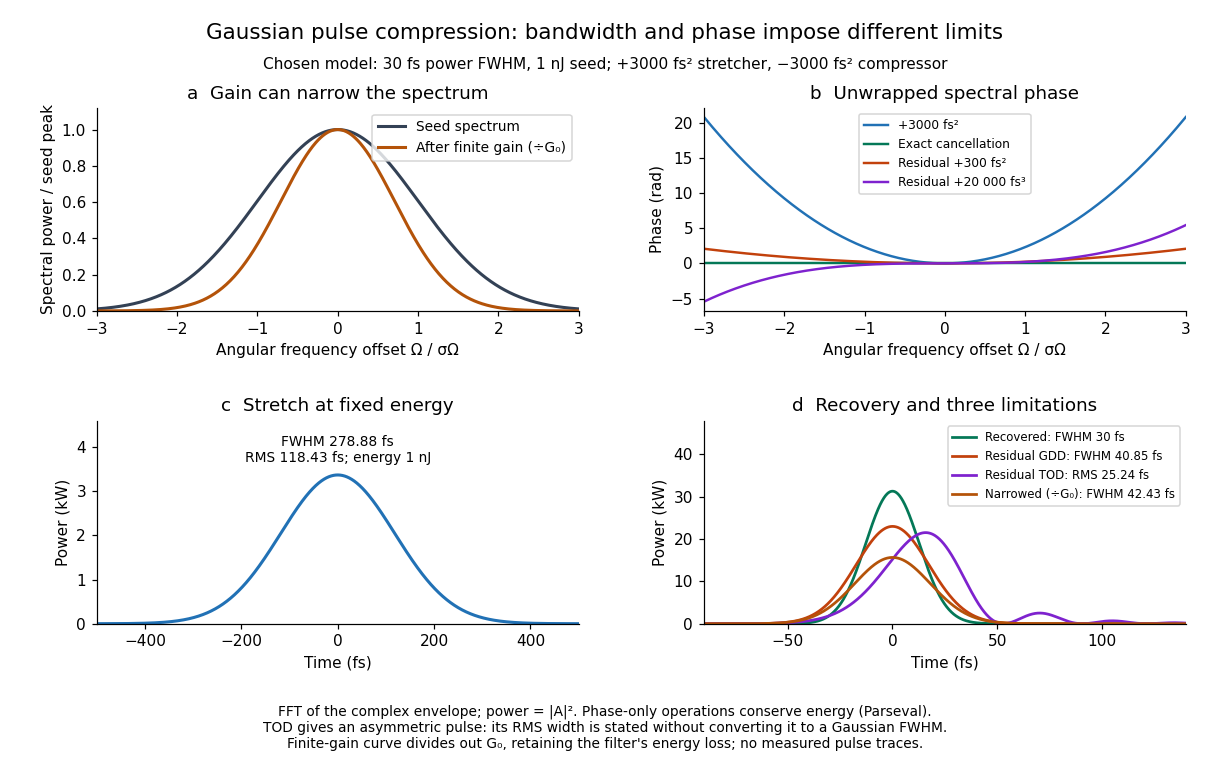

This chart was generated by the following Python code:
"""Original Gaussian-envelope FFT experiment and independent moment checks.

Python 3.14, NumPy 2.3.5, Matplotlib 3.10.7; run from _media.
A has units sqrt(W); |A|² is power. Fourier convention B(Ω)=∫A(t)exp(+iΩt)dt,
A(t)=(2π)^−1∫B(Ω)exp(−iΩt)dΩ. All plotted time widths concern power.
fs units are used numerically, with A scaled so ∫|A|²dt_fs=1 nJ.
No traces or parameters are taken from an experiment.
"""

from pathlib import Path
import json

import matplotlib.pyplot as plt
import numpy as np


def calculate(n=2**17, dt_fs=0.125):
    tau_fs, beta_fs2, residual_fs2, cubic_fs3 = 30.0, 3000.0, 300.0, 20000.0
    sigma_t = tau_fs / (2 * np.sqrt(2 * np.log(2)))
    sigma_omega = 1 / (2 * sigma_t)
    t = (np.arange(n) - n // 2) * dt_fs
    omega = np.fft.fftshift(np.fft.fftfreq(n, dt_fs)) * 2 * np.pi
    domega = 2 * np.pi / (n * dt_fs)
    a0 = np.exp(-t**2 / (4 * sigma_t**2)) / np.sqrt(np.sqrt(2 * np.pi) * sigma_t)
    b0 = np.fft.fftshift(np.fft.ifft(np.fft.ifftshift(a0))) * n * dt_fs

    def inverse(b):
        return np.fft.fftshift(np.fft.fft(np.fft.ifftshift(b))) / (n * dt_fs)

    spectra = {
        "seed": b0,
        "stretched": b0 * np.exp(0.5j * beta_fs2 * omega**2),
        "recovered": b0 * np.exp(0.5j * beta_fs2 * omega**2) * np.exp(-0.5j * beta_fs2 * omega**2),
        "residual_gdd": b0 * np.exp(0.5j * residual_fs2 * omega**2),
        "residual_tod": b0 * np.exp(1j * cubic_fs3 * omega**3 / 6),
        # G(Ω)=G0 exp[-Ω²/(2σg²)], σg=σΩ; divide field by sqrt(G0).
        "narrowed": b0 * np.exp(-omega**2 / (4 * sigma_omega**2)),
    }
    fields = {name: inverse(b) for name, b in spectra.items()}
    result = {}
    for name, a in fields.items():
        p = np.abs(a)**2
        energy = np.sum(p) * dt_fs
        energy_spectral = np.sum(np.abs(spectra[name])**2) * domega / (2 * np.pi)
        mean = np.sum(t * p) * dt_fs / energy
        rms = np.sqrt(np.sum((t - mean)**2 * p) * dt_fs / energy)
        assert abs(energy - energy_spectral) < 2e-13
        result[name] = {"energy_nj_divided_by_G0_if_narrowed": float(energy), "centroid_fs": float(mean), "rms_fs": float(rms), "parseval_error": float(abs(energy - energy_spectral))}
    # These analytic checks use Gaussian frequency moments, not a second FFT.
    expected = {
        "seed": (0, sigma_t), "recovered": (0, sigma_t),
        "stretched": (0, np.sqrt(sigma_t**2 + beta_fs2**2 * sigma_omega**2)),
        "residual_gdd": (0, np.sqrt(sigma_t**2 + residual_fs2**2 * sigma_omega**2)),
        "residual_tod": (cubic_fs3 * sigma_omega**2 / 2, np.sqrt(sigma_t**2 + cubic_fs3**2 * sigma_omega**4 / 2)),
        "narrowed": (0, np.sqrt(2) * sigma_t),
    }
    for name, (mean, rms) in expected.items():
        assert np.isclose(result[name]["centroid_fs"], mean, atol=1e-9)
        assert np.isclose(result[name]["rms_fs"], rms, rtol=1e-10)
    assert np.max(np.abs(fields["recovered"] - a0)) < 1e-13
    assert np.isclose(result["narrowed"]["energy_nj_divided_by_G0_if_narrowed"], 1 / np.sqrt(2))
    for name in ["seed", "stretched", "recovered", "residual_gdd", "narrowed"]:
        p = np.abs(fields[name])**2
        half = max(p) / 2
        crossing = np.flatnonzero((p[:-1] - half) * (p[1:] - half) < 0)
        roots = [t[j] + dt_fs * (half - p[j]) / (p[j+1] - p[j]) for j in crossing]
        assert len(roots) == 2
        fwhm = roots[1] - roots[0]
        assert abs(fwhm - 2 * np.sqrt(2*np.log(2)) * expected[name][1]) < 0.001
        result[name]["fwhm_fs"] = float(fwhm)
    result["conventions"] = {"dt_fs": dt_fs, "n": n, "tau0_power_fwhm_fs": tau_fs, "sigma_t_power_rms_fs": float(sigma_t), "sigma_omega_rad_per_fs": float(sigma_omega), "gdd_fs2": beta_fs2, "residual_gdd_fs2": residual_fs2, "residual_tod_fs3": cubic_fs3}
    return t, omega, fields, spectra, result


def main():
    t, omega, fields, spectra, result = calculate()
    sigma_omega = result["conventions"]["sigma_omega_rad_per_fs"]
    plt.rcParams.update({"font.size": 10, "axes.spines.top": False, "axes.spines.right": False})
    fig, axes = plt.subplots(2, 2, figsize=(11, 7), facecolor="white")
    fig.subplots_adjust(left=0.08, right=0.98, bottom=0.19, top=0.86, wspace=0.26, hspace=0.54)
    fig.suptitle("Gaussian pulse compression: bandwidth and phase impose different limits", fontsize=14, y=0.97)
    fig.text(0.5, 0.91, "Chosen model: 30 fs power FWHM, 1 nJ seed; +3000 fs² stretcher, −3000 fs² compressor", ha="center", fontsize=10)
    x = omega / sigma_omega
    occupied = np.abs(x) <= 3
    ax = axes[0, 0]
    for name, label, color in [("seed", "Seed spectrum", "#334155"), ("narrowed", "After finite gain (÷G₀)", "#b45309")]:
        s = np.abs(spectra[name])**2
        ax.plot(x[occupied], s[occupied] / max(np.abs(spectra["seed"])**2), label=label, color=color, lw=2)
    ax.set(title="a  Gain can narrow the spectrum", xlabel="Angular frequency offset Ω / σΩ", ylabel="Spectral power / seed peak", xlim=(-3, 3), ylim=(0, 1.12))
    ax.legend(fontsize=9)
    ax = axes[0, 1]
    for phase, label, color in [(3000 * omega**2 / 2, "+3000 fs²", "#2171b5"),
                                (np.zeros_like(omega), "Exact cancellation", "#047857"),
                                (300 * omega**2 / 2, "Residual +300 fs²", "#c2410c"),
                                (20000 * omega**3 / 6, "Residual +20 000 fs³", "#7e22ce")]:
        ax.plot(x[occupied], phase[occupied], label=label, color=color, lw=1.6)
    ax.set(title="b  Unwrapped spectral phase", xlabel="Angular frequency offset Ω / σΩ", ylabel="Phase (rad)", xlim=(-3, 3))
    ax.legend(fontsize=8, loc="upper center")
    ax = axes[1, 0]
    ax.plot(t, np.abs(fields["stretched"])**2 * 1e3, lw=2, color="#2171b5")
    ax.set(title="c  Stretch at fixed energy", xlabel="Time (fs)", ylabel="Power (kW)", xlim=(-500, 500), ylim=(0, 4.6))
    ax.text(0.5, 0.93, f"FWHM {result['stretched']['fwhm_fs']:.2f} fs\nRMS {result['stretched']['rms_fs']:.2f} fs; energy 1 nJ", transform=ax.transAxes, ha="center", va="top", fontsize=9)
    ax = axes[1, 1]
    for name, label, color in [("recovered", "Recovered: FWHM 30 fs", "#047857"),
                                ("residual_gdd", f"Residual GDD: FWHM {result['residual_gdd']['fwhm_fs']:.2f} fs", "#c2410c"),
                                ("residual_tod", f"Residual TOD: RMS {result['residual_tod']['rms_fs']:.2f} fs", "#7e22ce"),
                                ("narrowed", "Narrowed (÷G₀): FWHM 42.43 fs", "#b45309")]:
        ax.plot(t, np.abs(fields[name])**2 * 1e3, label=label, color=color, lw=1.8)
    ax.set(title="d  Recovery and three limitations", xlabel="Time (fs)", ylabel="Power (kW)", xlim=(-90, 140), ylim=(0, 48))
    ax.legend(fontsize=7.7, loc="upper right")
    fig.text(0.5, 0.055, "FFT of the complex envelope; power = |A|². Phase-only operations conserve energy (Parseval).\nTOD gives an asymmetric pulse: its RMS width is stated without converting it to a Gaussian FWHM.\nFinite-gain curve divides out G₀, retaining the filter's energy loss; no measured pulse traces.", ha="center", va="center", fontsize=9)
    fig.savefig(Path.cwd() / (Path(__file__).stem + ".png"), dpi=110, facecolor="white")
    plt.close(fig)
    print(json.dumps(result, indent=2))


if __name__ == "__main__":
    main()
